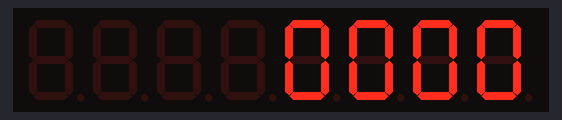
A sketch run on a simulated Arduino Uno, built with avr-gcc and run on an emulated ATmega328P. On the bench: 8-digit seven-segment display.

Above: at 0.15 s.
At 0.75 s:
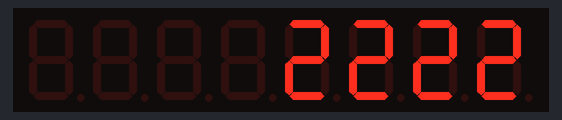
At 1.66 s:
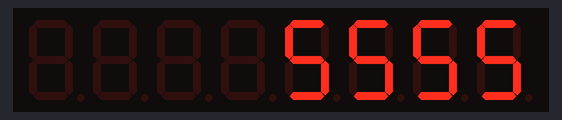
At 2.57 s:
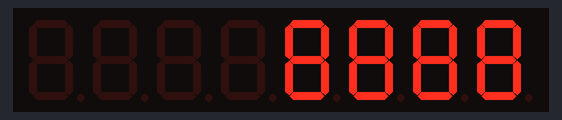
At 3.47 s:
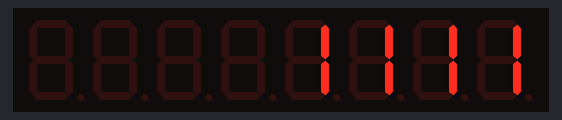

The sketch:

ngt-dp-4d7segsrl-1A.ino
```cpp
/* Test Code  */

// Faya-Nugget Sample Code
// Date: 2015/04/30
// Module Name: Serial 4-digiht 7-segment Display
// Module Number: #ngt-dp-4d7segsrl-1A
// Description: 傳送串列式訊號控制4位數7段顯示器顯示的數字.

// Wiring: Module Pin ==> Arduino Pin
//                DIN ==> D12
//                CLK ==> D11
//               LOAD ==> D10

//We always have to include the library
#include "LedControl.h"

// define pins
LedControl lc=LedControl(12,11,10,1);

unsigned long delaytime=300;

void setup()
{
  lc.shutdown(0,false);
  lc.setIntensity(0,8);  /* Set the brightness to a medium values */
  lc.clearDisplay(0);    //Reset Display
}

int i=0;

void loop()
{
  scrollDigits(i);    //Set Display Number
  i += 1111;
  if(i==11110)
    i=0;


}

void scrollDigits(int temp)
{

    int num1,num2,num3,num4;
    num1=temp/1000;
    num2=(temp%1000)/100;
    num3=(temp%100)/10;
    num4=temp%10;

    lc.setDigit(0,3,num1,false);
    lc.setDigit(0,2,num2,false);
    lc.setDigit(0,1,num3,false);
    lc.setDigit(0,0,num4,false);
    delay(delaytime);
    lc.clearDisplay(0);

}
```

Measured:
- by itself, everything shown: repeats every 3.0 s, in 20 steps
